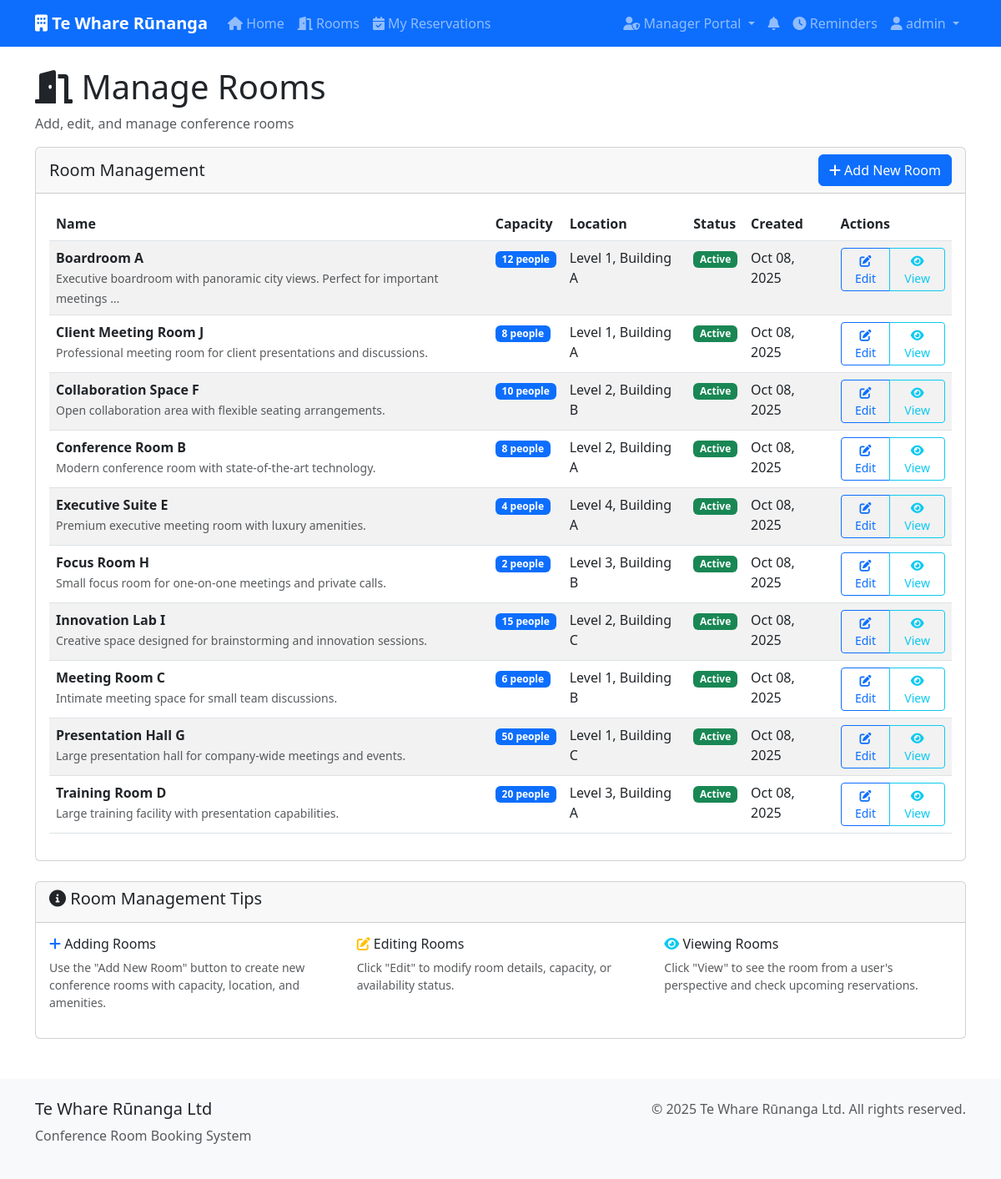
/manager/rooms/ (signed in), run on an earlier commit of the app's database.
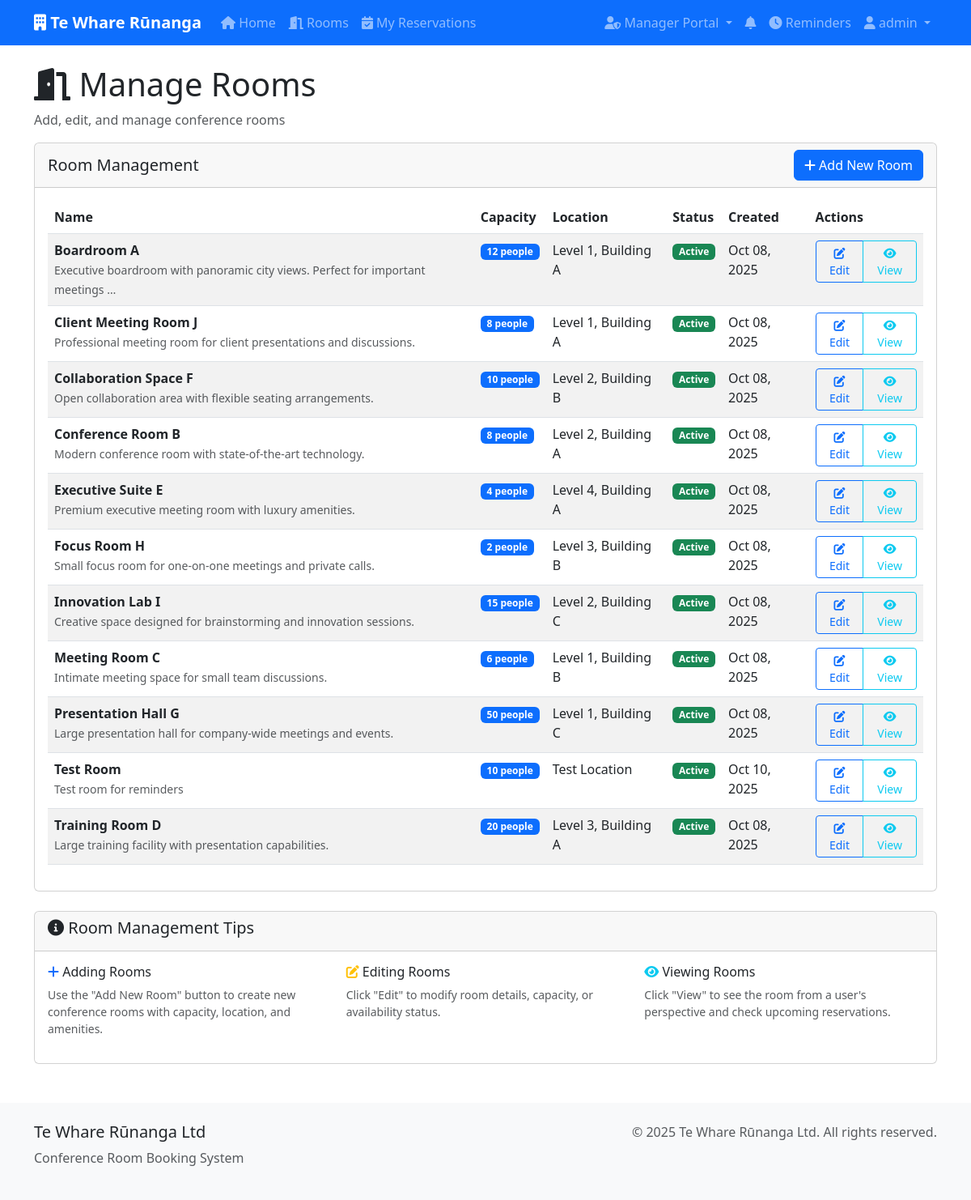
And on a later commit of the database.
### bookings/models.py (models this page shows, shortened)
class Room(models.Model):
    name = models.CharField(max_length=100, unique=True)
    capacity = models.PositiveIntegerField()
    description = models.TextField(blank=True)
    location = models.CharField(max_length=200)
    amenities = models.TextField(blank=True)
    is_active = models.BooleanField(default=True)
    created_at = models.DateTimeField(auto_now_add=True)
    updated_at = models.DateTimeField(auto_now=True)
    class Meta:
        ordering = ['name']

### bookings/views.py (the view)
# urls.py: path('manager/rooms/', views.admin_room_manage, name='admin_room_manage'),
@login_required
def admin_room_manage(request):
    if not hasattr(request.user, 'profile') or not request.user.profile.is_admin:
        messages.error(request, 'Access denied. Admin privileges required.')
        return redirect('home')
    rooms = Room.objects.all().order_by('name')
    return render(request, 'bookings/admin_room_manage.html', {'rooms': rooms})

### bookings/context_processors.py (called while the page is built)
def notification_count(request):
    if request.user.is_authenticated:
        unread_count = Notification.objects.filter(
            user=request.user,
            is_read=False
        ).count()
        return {'unread_notifications_count': unread_count}
    return {'unread_notifications_count': 0}

### templates/bookings/admin_room_manage.html (shortened to what the changed rows need)
{% extends 'bookings/base.html' %}
{% block content %}
<div class="row">
    <div class="col-12">
        <h1><i class="fas fa-door-open"></i> Manage Rooms</h1>
    </div>
</div>
<div class="row mb-4">
    <div class="col-12">
        <div class="card">
            <div class="card-body">
                <div class="table-responsive">
                    <table class="table table-striped">
                        <thead>
                            <tr>
                                <th>Name</th>
                                <th>Capacity</th>
                                <th>Location</th>
                                <th>Status</th>
                                <th>Created</th>
                                <th>Actions</th>
                            </tr>
                        </thead>
                        <tbody>
                            {% for room in rooms %}
                            <tr>
                                <td>
                                    <strong>{{ room.name }}</strong>
                                    {% if room.description %}
                                    <br><small class="text-muted">{{ room.description|truncatewords:10 }}</small>
                                    {% endif %}
                                </td>
                                <td>
                                    <span class="badge bg-primary">{{ room.capacity }} people</span>
                                </td>
                                <td>{{ room.location }}</td>
                                <td>
                                    {% if room.is_active %}
                                        <span class="badge bg-success">Active</span>
                                    {% else %}
                                        <span class="badge bg-danger">Inactive</span>
                                    {% endif %}
                                </td>
                                <td>{{ room.created_at|date:"M d, Y" }}</td>
                                <td>
                                    <div class="btn-group" role="group">
                                        <a href="/admin/bookings/room/{{ room.id }}/change/" class="btn btn-sm btn-outline-primary">
                                            <i class="fas fa-edit"></i> Edit
                                        </a>
                                        <a href="{% url 'room_detail' room.id %}" class="btn btn-sm btn-outline-info">
                                            <i class="fas fa-eye"></i> View
                                        </a>
                                    </div>
                                </td>
                            </tr>
                            {% empty %}
                            <tr>
                                <td colspan="6" class="text-center text-muted">
                                    <i class="fas fa-info-circle"></i> No rooms found.
                                </td>
                            </tr>
                            {% endfor %}
                        </tbody>
                    </table>
                </div>
            </div>
        </div>
    </div>
</div>
{% endblock %}

What changed in the data, as far as the page shows it:
added Room: name "Test Room", description "Test room for reminders", capacity "10", location "Test Location", is_active "Active", created_at "Oct 10, 2025"
